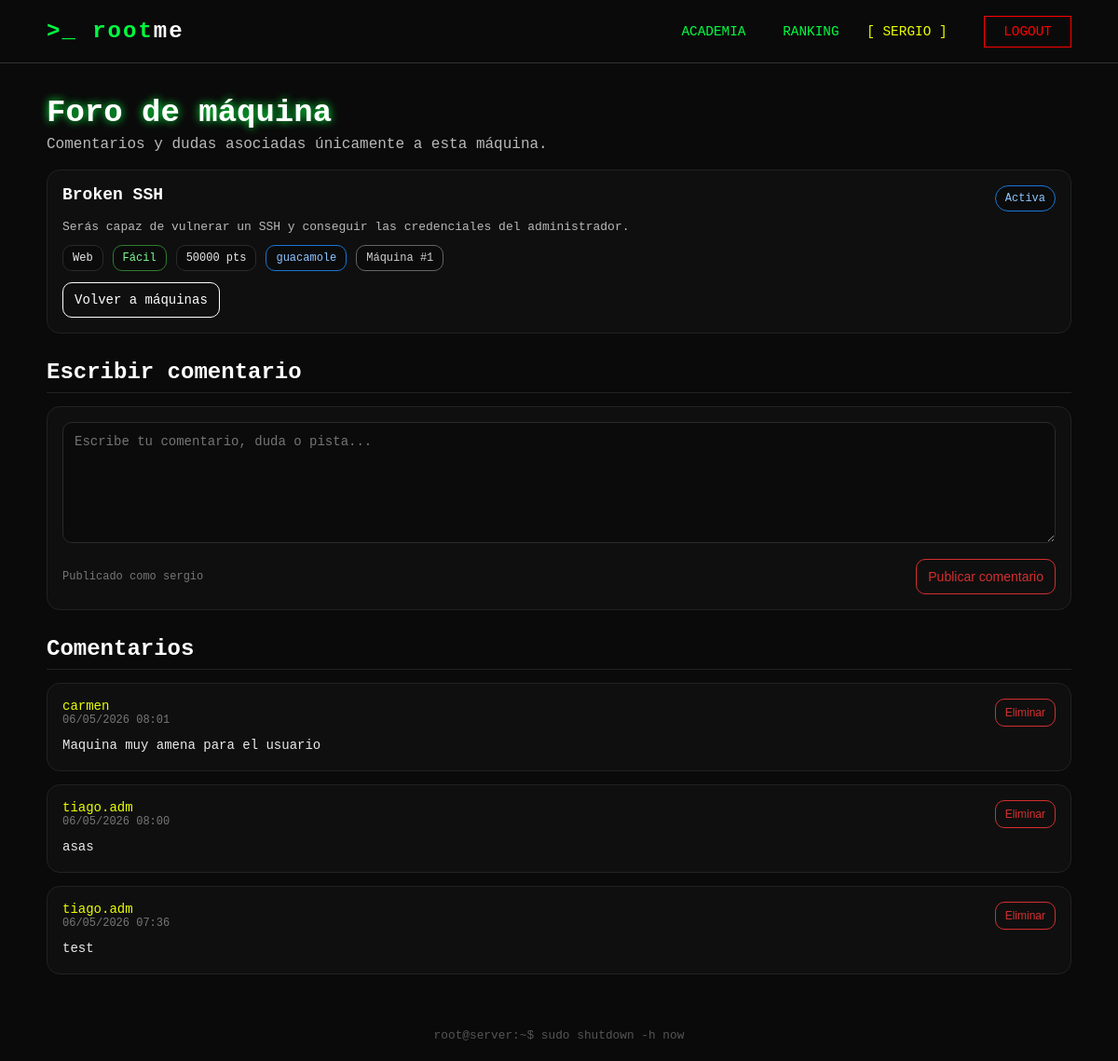
Screenshot of /foro.php?id=1 (signed in) with the database file from the repository.
### tables this page shows
CREATE TABLE `retos` (
  `id` int(11) NOT NULL,
  `titulo` varchar(120) NOT NULL,
  `descripcion` text NOT NULL,
  `puntos` int(11) NOT NULL DEFAULT 0,
  `dificultad` enum('Fácil','Media','Difícil') NOT NULL,
  `categoria_id` int(11) NOT NULL,
  `flag` varchar(255) DEFAULT NULL,
  `activo` tinyint(1) NOT NULL DEFAULT 1,
  `tipo_entorno` enum('guacamole','descargable') NOT NULL DEFAULT 'guacamole',
  `maquina_url` varchar(255) DEFAULT NULL,
  `archivo_descarga` varchar(255) DEFAULT NULL,
  `creado_en` timestamp NOT NULL DEFAULT current_timestamp()
);

CREATE TABLE `categorias` (
  `id` int(11) NOT NULL,
  `nombre` varchar(50) NOT NULL
);

CREATE TABLE `foro_retos` (
  `id` int(11) NOT NULL,
  `reto_id` int(11) NOT NULL,
  `usuario_id` int(11) NOT NULL,
  `username` varchar(100) NOT NULL,
  `comentario` text NOT NULL,
  `creado_en` timestamp NOT NULL DEFAULT current_timestamp()
);

### foro.php (the view, shortened to what this page needs)
<?php
require_once 'db.php';
$is_logged = isset($_SESSION['user_id']);
$username  = $_SESSION['username'] ?? 'Guest';
$rol = isset($_SESSION['rol']) ? (int)$_SESSION['rol'] : 0;
$userId = isset($_SESSION['user_id']) ? (int)$_SESSION['user_id'] : 0;
$retoId = isset($_GET['id']) ? (int)$_GET['id'] : 0;
$stmtReto = $conn->prepare("
    SELECT
        r.id,
        r.titulo,
        r.descripcion,
        r.puntos,
        r.dificultad,
        r.activo,
        r.tipo_entorno,
        c.nombre AS categoria
    FROM retos r
    INNER JOIN categorias c ON c.id = r.categoria_id
    WHERE r.id = ?
    LIMIT 1
");
$stmtReto->bind_param("i", $retoId);
$stmtReto->execute();
$resultReto = $stmtReto->get_result();
$reto = $resultReto->fetch_assoc();
$stmtComentarios = $conn->prepare("
    SELECT
        id,
        usuario_id,
        username,
        comentario,
        creado_en
    FROM foro_retos
    WHERE reto_id = ?
    ORDER BY creado_en DESC
");
$stmtComentarios->bind_param("i", $retoId);
$stmtComentarios->execute();
$resultComentarios = $stmtComentarios->get_result();
$comentarios = [];
while ($fila = $resultComentarios->fetch_assoc()) {
    $comentarios[] = $fila;
}
$difClass = "yellow";
if ($reto["dificultad"] === "Fácil") $difClass = "green";
?>
<!DOCTYPE html>
<html lang="es">
<head>
  <link rel="stylesheet" href="style.css">
</head>
<body>
  <nav>
    <a href="index.php"><div class="logo">>_ root<span>me</span></div></a>
    <div class="nav-links">
      <a href="academia.php">Academia</a>
      <a href="ranking.php">Ranking</a>
      <?php if ($is_logged): ?>
        <?php if ($rol === 1): ?>
          <a href="admin_dashboard.php" style="color:#EBFF00; margin-left:20px; text-decoration:none;">[ <?php echo htmlspecialchars($username); ?> ]</a>
        <?php else: ?>
          <span style="color:#EBFF00; margin-left:20px;">[ <?php echo htmlspecialchars($username); ?> ]</span>
        <?php endif; ?>
        <a href="logout.php" class="btn-login2" style="border-color:#FF0000 !important; color:#FF0000 !important;">LOGOUT</a>
      <?php else: ?>
        <a href="logout.php" class="btn-login2">LOGOUT</a>
      <?php endif; ?>
    </div>
  </nav>
  <div class="page-wrap">
    <h1 class="page-title">Foro de máquina</h1>
    <p class="page-sub">Comentarios y dudas asociadas únicamente a esta máquina.</p>
    <div class="card">
      <div class="card-top">
        <h3 class="title"><?php echo htmlspecialchars($reto["titulo"]); ?></h3>
        <?php if ((int)$reto["activo"] === 1): ?>
          <span class="badge live">Activa</span>
        <?php else: ?>
          <span class="badge retired">Retirada</span>
        <?php endif; ?>
      </div>
      <p class="meta"><?php echo htmlspecialchars($reto["descripcion"]); ?></p>
      <div class="row">
        <span class="pill"><?php echo htmlspecialchars($reto["categoria"]); ?></span>
        <span class="pill <?php echo $difClass; ?>"><?php echo htmlspecialchars($reto["dificultad"]); ?></span>
        <span class="pill"><?php echo (int)$reto["puntos"]; ?> pts</span>
        <span class="pill blue"><?php echo htmlspecialchars($reto["tipo_entorno"]); ?></span>
        <span class="pill gray">Máquina #<?php echo (int)$reto["id"]; ?></span>
      </div>
      <a href="start.php" class="btn-open">Volver a máquinas</a>
    </div>
    <h2 class="section-title">Escribir comentario</h2>
    <form class="foro-form" method="POST" action="foro.php?id=<?php echo (int)$retoId; ?>">
      <textarea name="comentario" placeholder="Escribe tu comentario, duda o pista..." required></textarea>
      <div class="foro-actions">
        <span style="color:#777; font-size:12px;">Publicado como <?php echo htmlspecialchars($username); ?></span>
        <button type="submit" name="nuevo_comentario" class="btn-red">Publicar comentario</button>
      </div>
    </form>
    <h2 class="section-title">Comentarios</h2>
    <?php if (count($comentarios) === 0): ?>
      <div class="empty">Todavía no hay comentarios en esta máquina.</div>
    <?php else: ?>
      <?php foreach ($comentarios as $comentario): ?>
        <div class="card">
          <div class="comment-head">
            <div>
              <p class="comment-user">
                <?php echo htmlspecialchars($comentario["username"]); ?>
              </p>
              <p class="comment-date">
                <?php echo htmlspecialchars(date("d/m/Y H:i", strtotime($comentario["creado_en"]))); ?>
              </p>
            </div>
            <?php if ($rol === 1 || (int)$comentario["usuario_id"] === $userId): ?>
              <form method="POST" action="foro.php?id=<?php echo (int)$retoId; ?>" onsubmit="return confirm('¿Eliminar este comentario?');">
                <button type="submit" name="eliminar_comentario" class="comment-delete">Eliminar</button>
              </form>
            <?php endif; ?>
          </div>
          <p class="comment-text"><?php echo htmlspecialchars($comentario["comentario"]); ?></p>
        </div>
      <?php endforeach; ?>
    <?php endif; ?>
  </div>
  <footer>
    root@server:~$ sudo shutdown -h now
  </footer>
</body>
</html>

### style.css (style rules this page uses)
:root { --bg-color: #0a0a0a; --terminal-green: #00ff41; --dim-gray: #333; --accent: #d32f2f; }
body { margin: 0; background-color: var(--bg-color); color: var(--terminal-green); font-family: 'Courier New', Courier, monospace; overflow-x: hidden; }
a { text-decoration: none; color: inherit; }
nav { display: flex; justify-content: space-between; padding: 20px 50px; border-bottom: 1px solid var(--dim-gray); align-items: center; }
.logo { font-size: 1.5rem; font-weight: bold; letter-spacing: 2px; }
.logo span { color: white; }
.nav-links a { margin-left: 30px; font-size: 0.9rem; text-transform: uppercase; }
.btn-login2 { border: 1px solid #d32f2f; padding: 8px 20px; transition: 0.3s; color: #d32f2f; }
h1 { font-size: 4rem; margin-bottom: 20px; text-shadow: 0 0 10px var(--terminal-green); }
footer { text-align: center; padding: 20px; color: #555; font-size: 0.8rem; }

### foro.php (style rules this page uses)
.page-wrap { max-width:1100px;margin:0 auto;padding:24px; }
.page-title { color:#fff;font-size:34px;margin:10px 0 6px; }
.page-sub { color:#b9b9b9;margin:0 0 18px; }
.section-title { color:#fff; font-size:24px; margin:28px 0 14px; padding-bottom:8px; border-bottom:1px solid #222; }
.card { background:#0f0f0f; border:1px solid #222; border-radius:14px; padding:16px; margin-bottom:14px; }
.card-top { display:flex; justify-content:space-between; align-items:flex-start; gap:12px; }
.title { color:#fff;font-size:18px;margin:0; }
.meta { color:#b9b9b9;margin:8px 0 10px;font-size:13px;line-height:1.4; }
.row { display:flex; gap:10px; flex-wrap:wrap; margin-bottom:12px; }
.pill { font-size:12px; padding:6px 10px; border-radius:10px; border:1px solid #2b2b2b; color:#eaeaea; background:#0b0b0b; }
.pill.green { border-color:#2e7d32;color:#7CFC90; }
.pill.blue { border-color:#1976d2;color:#8ec5ff; }
.pill.gray { border-color:#666;color:#cfcfcf; }
.badge { font-size:12px; padding:6px 10px; border-radius:999px; border:1px solid #2b2b2b; color:#cfcfcf; background:#0b0b0b; white-space:nowrap; }
.badge.live { border-color:#1976d2;color:#8ec5ff; }
.btn-open { display:inline-block; text-decoration:none; padding:10px 12px; border-radius:10px; background:transparent; cursor:pointer; font-size:14px; border:1px solid #fff; color:#fff; }
.btn-red { display:inline-block; text-decoration:none; padding:10px 12px; border-radius:10px; background:transparent; cursor:pointer; font-size:14px; border:1px solid #d32f2f; color:#d32f2f; }
.foro-form { background:#0f0f0f; border:1px solid #222; border-radius:14px; padding:16px; margin-bottom:18px; }
.foro-form textarea { width:100%; min-height:130px; resize:vertical; background:#0b0b0b; border:1px solid #2b2b2b; color:#fff; padding:12px; border-radius:10px; outline:none; box-sizing:border-box; margin-bottom:12px; font-size:14px; }
.foro-actions { display:flex; justify-content:space-between; align-items:center; gap:10px; flex-wrap:wrap; }
.comment-head { display:flex; justify-content:space-between; align-items:flex-start; gap:12px; margin-bottom:10px; }
.comment-user { color:#EBFF00; font-size:14px; margin:0; }
.comment-date { color:#777; font-size:12px; margin:0; }
.comment-text { color:#eaeaea; font-size:14px; line-height:1.5; white-space:pre-wrap; margin:0; }
.comment-delete { background:transparent; border:1px solid #d32f2f; color:#d32f2f; border-radius:10px; padding:7px 10px; cursor:pointer; font-size:12px; }

### rows the page displays
retos: titulo "Broken SSH", descripcion "Serás capaz de vulnerar un SSH y conseguir las credenciales del administrador.", categoria.nombre "Web", dificultad "Fácil", puntos "50000", tipo_entorno "guacamole", id "1"
foro_retos: username "carmen", creado_en "06/05/2026 08:01", comentario "Maquina muy amena para el usuario"
foro_retos: username "tiago.adm", creado_en "06/05/2026 08:00", comentario "asas"
foro_retos: username "tiago.adm", creado_en "06/05/2026 07:36", comentario "test"

### other values shown
$username "SERGIO"
$username "sergio"
